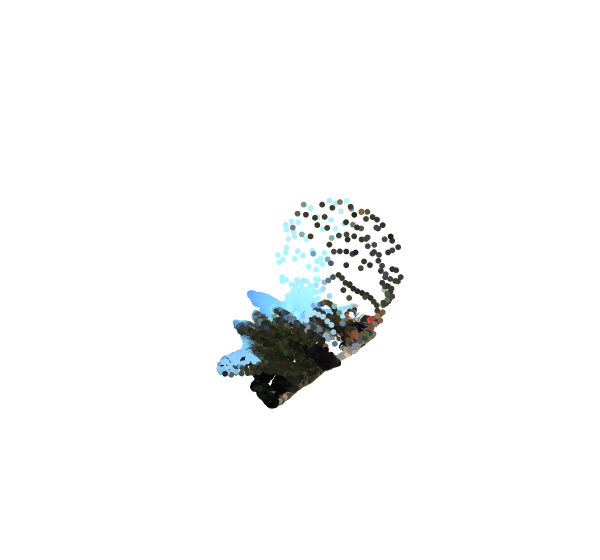

The notebook cell saved with this chart:
### Code cell
pointclouds.plotly(0, max_num_points=15000).update_layout(autosize=False, width=600).show()

### Figure 1 — Plotly figure (JSON) as saved in the notebook; plotly's stock layout.template omitted (floating-point values rounded to 4 significant figures; data arrays with more than 128 entries replaced by an {"elided": "..."} marker saying what was removed)
{"data": [{"marker": {"color": {"elided": "15000x3 int values"}, "size": 2}, "mode": "markers", "type": "scatter3d", "x": {"elided": "15000 float values"}, "y": {"elided": "15000 float values"}, "z": {"elided": "15000 float values"}}], "layout": {"autosize": false, "scene": {"xaxis": {"showgrid": false, "showticklabels": false, "visible": false, "zeroline": false}, "yaxis": {"showgrid": false, "showticklabels": false, "visible": false, "zeroline": false}, "zaxis": {"showgrid": false, "showticklabels": false, "visible": false, "zeroline": false}}, "showlegend": false, "width": 600}}
